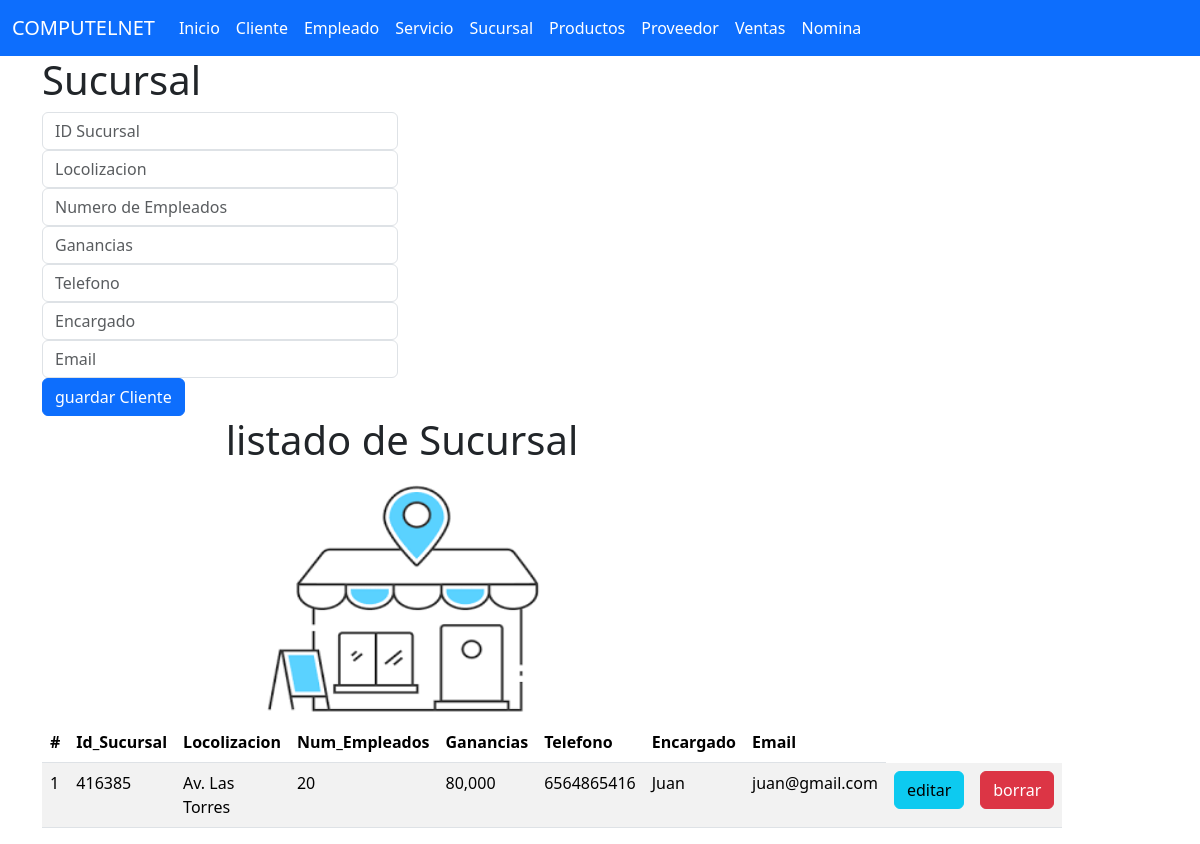
Screenshot of /sucursales with the database file from the repository.
### sucursal_app/models.py (models this page shows, shortened)
class Sucursal (models.Model):
    Id_Sucursal=models.CharField(primary_key=True,max_length=6)
    Locolizacion=models.CharField(max_length=200)
    Num_Empleados=models.CharField(max_length=2)
    Ganancias=models.CharField(max_length=10000)
    Telefono=models.CharField(max_length=10)
    Email=models.CharField(max_length=80)
    Encargado=models.CharField(max_length=20)

### sucursal_app/views.py (the view)
# urls.py: path('sucursales',views.inicio_vista,name='sucursales'),
def inicio_vista(request):
    ListaSucursal=Sucursal.objects.all()
    return render(request,'gestionarSucursal.html',{'listaSucursales':ListaSucursal})

### sucursal_app/templates/gestionarSucursal.html (shortened to what this page needs)
{% extends "base.html" %}
{% block cuerpo %}
{% load static %}
<div class="row">
    <div class="col-sm-12  col-md-4 col-lg-4 col-xl-4">
        <h1>Sucursal</h1>
        <div class="car-body">
            <form action="registrarSucursal/" method="POST"> {% csrf_token %}
                <div class="form-group">
                    <input type="text" id="txtId_Sucursal" name="txtId_Sucursal" class="form-control" placeholder="ID Sucursal" minlength="1" maxlength="6" required>
                </div>
                <div class="form-group ">
                    <input type="text" id="txtLocolizacion" name="txtLocolizacion"  class="form-control" placeholder="Locolizacion" minlength="1" maxlength="100" required>
                </div>
                <div class="form-group">
                    <input type="text" id="txtNum_Empleados" name="txtNum_Empleados"  class="form-control" placeholder="Numero de Empleados" min="1" max="100" required>
                </div>
                <div class="form-group">
                    <input type="text" id="txtGanancias" name="txtGanancias"  class="form-control" placeholder="Ganancias" min="1" max="20" required>
                </div>
                <div class="form-group">
                    <input type="text" id="txtTelefono" name="txtTelefono"  class="form-control" placeholder="Telefono" min="1" maxlength="10" required>
                </div>
                <div class="form-group">
                    <input type="text" id="txtEncargado" name="txtEncargado"  class="form-control" placeholder="Encargado" min="1" max="10" required>
                </div>
                <div class="form-group">
                    <input type="text" id="txtEmail" name="txtEmail"  class="form-control" placeholder="Email" min="1" max="180" required>
                </div>
                <div class="car-body">
                <button type="submit" class="btn btn-primary">guardar Cliente</button>
                </div>
            </form>
        </div>
    </div>
<div class="row">
    <div class="col-sm-12  col-md-8 col-lg-8 col-xl-8">
        <center>
            <h1>listado de Sucursal</h1>
        <img class="w-59" src="{% static 'img/sucursal.jpg'%}" alt="nava" width="300" height="250">
        </center>
                <table class="table table-striped">
                    <thead>
                    <tr>
                        <th scope="col">#</th>
                        <th scope="col">Id_Sucursal</th>
                        <th scope="col">Locolizacion</th>
                        <th scope="col">Num_Empleados</th>
                        <th scope="col">Ganancias</th>
                        <th scope="col">Telefono</th>
                        <th scope="col">Encargado</th>
                        <th scope="col">Email</th>
                    </tr>
                    </thead>
                    <tbody>
                        {% for m in listaSucursales %}
                        <tr>
                        <td>{{forloop.counter}}</td>
                        <td>{{m.Id_Sucursal}}</td>
                        <td>{{m.Locolizacion}}</td>
                        <td>{{m.Num_Empleados}}</td>
                        <td>{{m.Ganancias}}</td>
                        <td>{{m.Telefono}}</td>
                        <td>{{m.Encargado}}</td>
                        <td>{{m.Email}}</td>
                        <td><a href="seleccionarSucursal/{{m.Id_Sucursal}}" class="btn btn-info">editar</a> </td>
                        <td><a href="borrarSucursal/{{m.Id_Sucursal}}" class="btn btn-danger">borrar</a> </td>
                        </tr>
                        {% endfor %}
                    </tbody>
                </table>
    </div>
</div>
</div>
{% endblock %}

### rows the page displays
Sucursal: Id_Sucursal "416385", Locolizacion "Av. Las Torres", Num_Empleados "20", Ganancias "80,000", Telefono "6564865416", Encargado "Juan", Email "juan@gmail.com"
